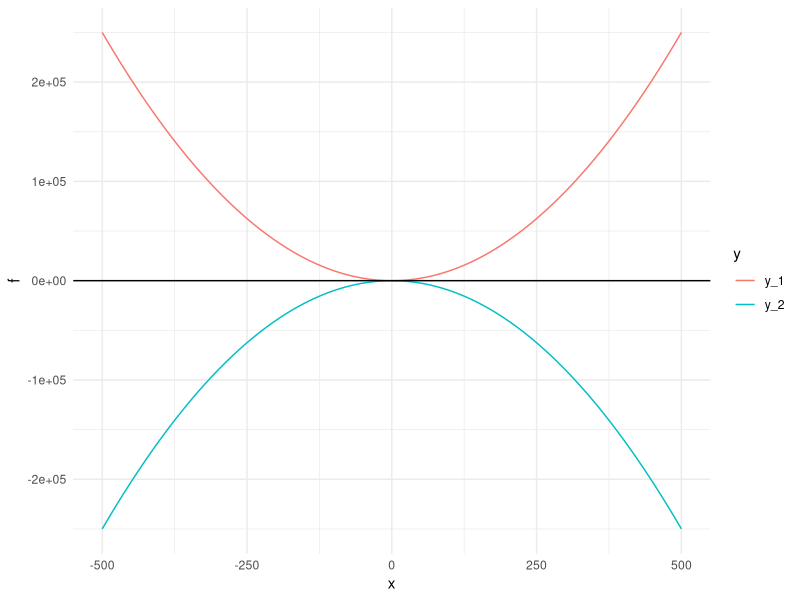
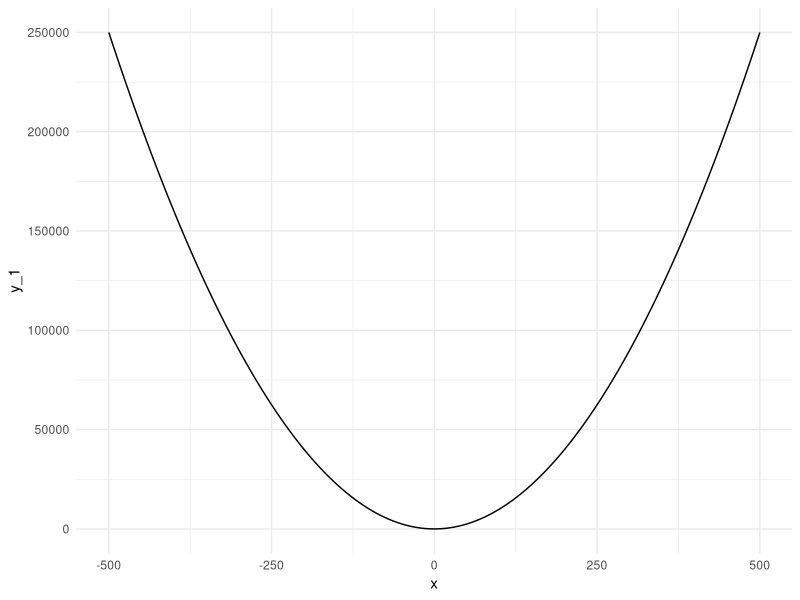
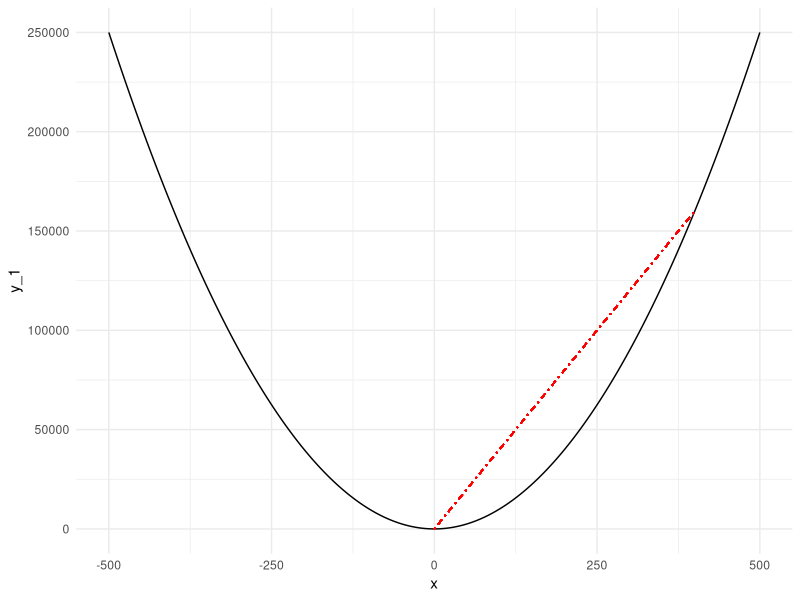
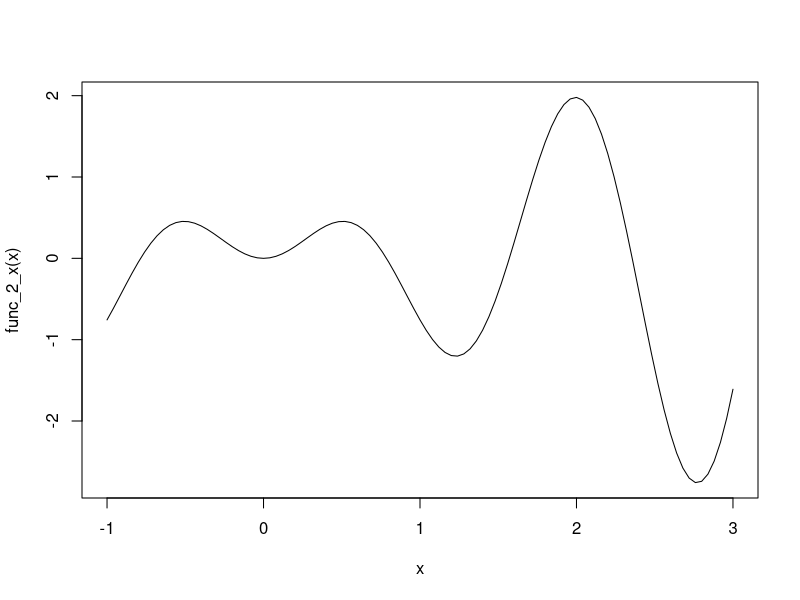
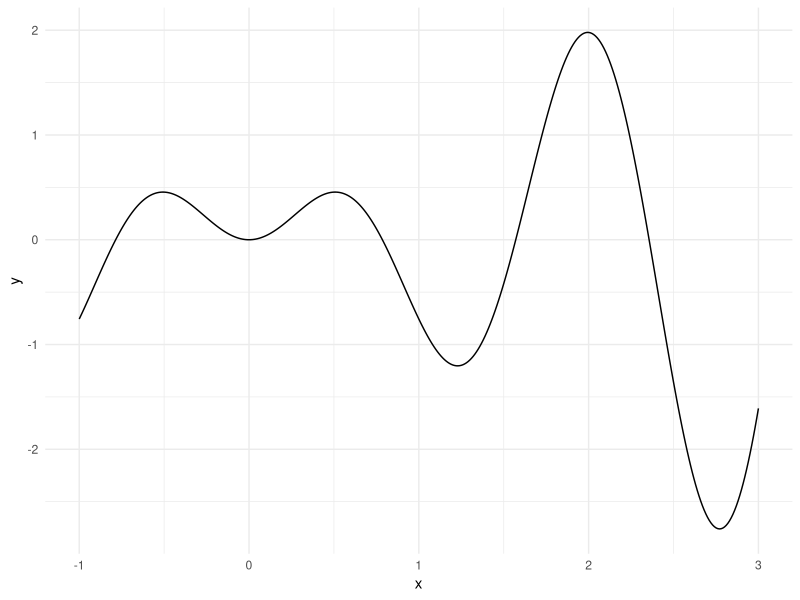
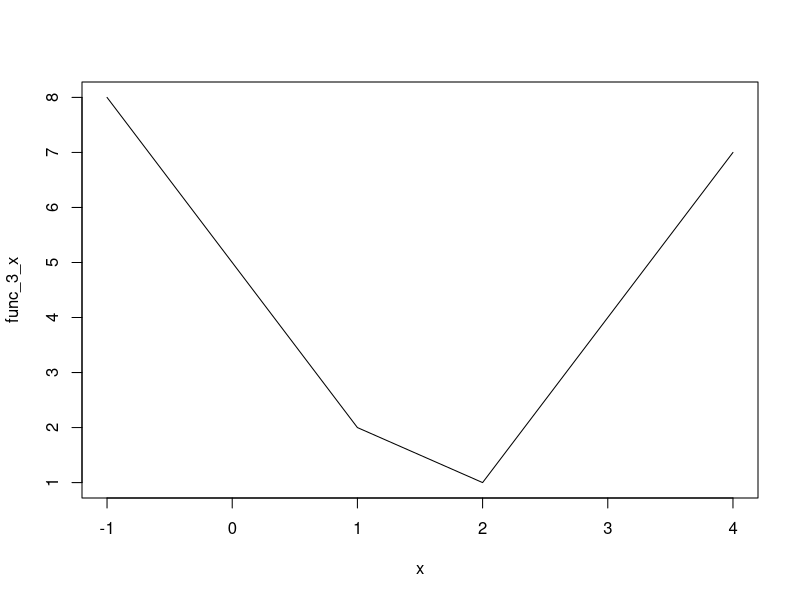
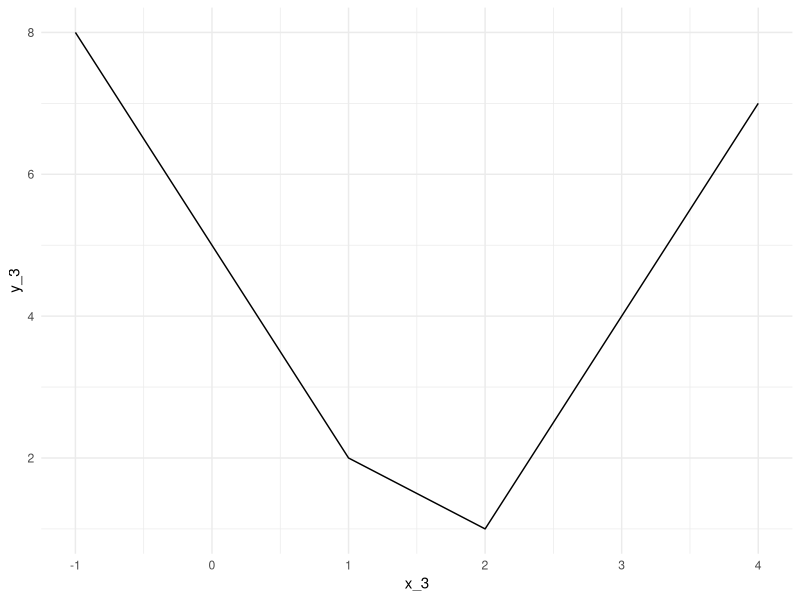
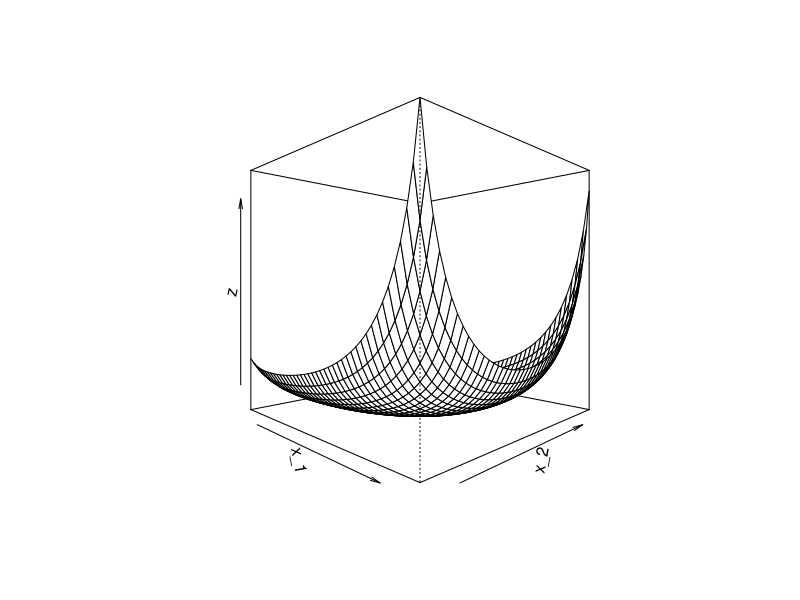

Here is the R script that generated these plots, in order:
## ---- chunk 1

library(tidyverse)
library(rmarkdown)
library(knitr)
library(xml2)
library(quadprog) #for quadratic programming

knitr::opts_chunk$set(echo = T, 
                      warning = T, 
                      message = F, 
                      eval = T, 
                      include = T,
                      fig.height=3.5, 
                      fig.width=3.5,
                      fig.align = 'center'
                      )
## ---- chunk 2
x <- -500:500
y_1 <- x^2
y_2 <- -x^2
data_l <- cbind(x, y_1, y_2) %>% 
  dplyr::as_tibble() %>% #wide format
  tidyr::gather(., 
                y_1:y_2, 
                key = 'y', 
                value = 'f') #long format

ggplot(data_l, aes(x, f, color = y)) +
  geom_line() +
  geom_hline(yintercept = 0) +
  theme_minimal()

## ---- chunk 3

Dmat <- matrix(c(1,-1,-1,2),2,2)
dvec = c(2,6)
Amat = matrix(c(-1,-1,1,-2,-2,-1),2,3)
bvec = c(-2,-2,-3)

quadprog::solve.QP(Dmat, dvec, Amat, bvec)

## ---- chunk 4

D_mat <- matrix(c(1.68,0.34,0.34,3.09),2,2)
d_vec <- c(0, 0)
A_mat <- matrix(c(1,1,0.018,0.025), nrow = 2, byrow = F)
b_vec <- c(1,0.018)
m_eq <- 1

quadprog::solve.QP(D_mat, d_vec, A_mat, b_vec, m_eq)

## ---- chunk 5

(plot_x_square <- ggplot(data = dplyr::as_tibble(cbind(x, y_1)),
       mapping = aes(x, y_1)) +
  geom_line() +
  theme_minimal())

## ---- chunk 6

plot_x_square + 
  geom_segment(aes(x = 0, 
                   y = 0, 
                   xend = 400, 
                   yend = 400^2
                   ), 
               linetype = "dotdash", 
               color = "red"
               )

## ---- chunk 7
# Another function for optimization
func_2_x <- function(x) {x*sin(4*x)}

curve(func_2_x, -1, 3) #note base R graphics function curve()

# Via ggplot()
x <- seq(-1, 3, 0.01)
y <- func_2_x(x)
data_plot_gg <- cbind(x, y) %>% tibble::as_tibble()

ggplot(data_plot_gg, aes(x, y)) +
  geom_line() +
  theme_minimal()

# Using optimize()
(optim_min_mult <- optimize(f = func_2_x, 
                            interval = c(0, 3)
                            ) #default = minimum
) 

## ---- chunk 8

optimize(func_2_x, c(1.5, 3))

## ---- chunk 9

optimize(func_2_x, c(1.5, 3), maximum = TRUE)

## ---- chunk 10

func_3_x <- function(x) {abs(x-1)+2*abs(x-2)}

plot(func_3_x, -1, 4) #note generic function plotting in base R

# Via ggplot
x_3 <- seq(-1, 4, 0.01)
y_3 <- func_3_x(x_3)

ggplot(tibble::as_tibble(cbind(x_3,y_3)),
       aes(x_3, y_3)
       ) + 
  geom_line() +
  theme_minimal()

(optim_x_3 <- optimize(func_3_x, c(0,3)))

## ---- chunk 11

func_optim <- function(x)
{
  2*(x[1]-1)^2 + 5*(x[2]-3)^2 + 10
}

optim_min <- optim(c(1,1), func_optim) #x=(x_1,x_2)=c(1,1)
print(optim_min)
## ---- chunk 12

func_optim_2 <- function(x1, x2) 
{
  return(1/x1 + 1/x2 + 
    (1-x2)/(x2*(1-x1)) + 
    1/((1-x1)*(1-x2))
    )
}

x_1 <- x_2 <- seq(0.1, 0.9, 0.02)
z <- outer(x_1, x_2, FUN = "func_optim_2")

# Different perspectives
persp(x_1, x_2, z, theta = 45, phi = 0) 
persp(x_1, x_2, z, theta = 0, phi = 45)
persp(x_1, x_2, z, theta = -45, phi = 0)

## ---- chunk 13

func_opt_2 <- function(x)
{
  x1 <- x[1]
  x2 <- x[2]
  return((1/x1 + 1/x2 + 
            (1-x2)/(x2*(1-x1)) + 
            1/((1-x1)*(1-x2)))
         )
}

optim(c(0.5, 0.5), func_opt_2)

## ---- chunk 14

x_vec <- rnorm(1000, 5, 2) #1000 normals with mean 5 and sigma 2

neg_log_likeli <- function(theta)
{
  n <- length(x_vec)
  NLL <- sum((x_vec - theta[1])^2)/(2*theta[2]) + 
    (n/2)*log(theta[2])
  
  return(NLL)
}

optim(theta <- c(0,1), #(0,1) starting
      neg_log_likeli, 
      hessian=TRUE #print the Hessian matrix
      ) 

optim(theta <- c(0.5,1.2), #different starting point
      neg_log_likeli, 
      hessian=TRUE
      ) 

mean(x_vec)


sd(x_vec)
